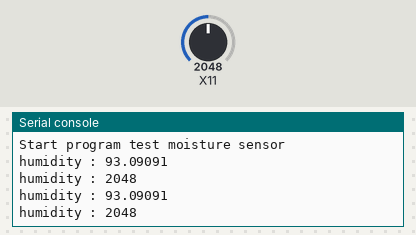
Recording of a program running on a simulated pyboard running MicroPython. On the bench: the last lines printed to the serial console. The test bench sets the inputs (shaded band); at power-on: X11 = 2048 (analog values on the 0–4095 scale).

Above: at 1.2 s.
1.3 s: X11 set to 2240
At 2.4 s:
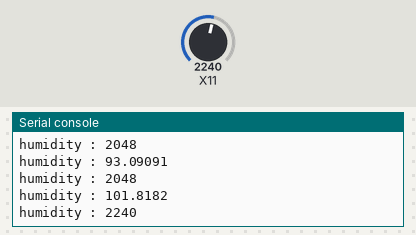
2.8 s: X11 set to 2160
At 3.8 s:
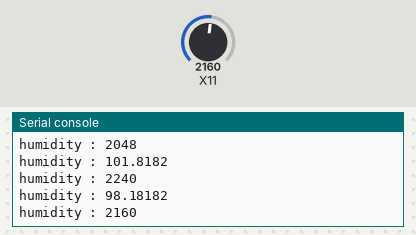
Timing chart, 0 to 5.8 s (numbered marks = the images above; inputs shaded):
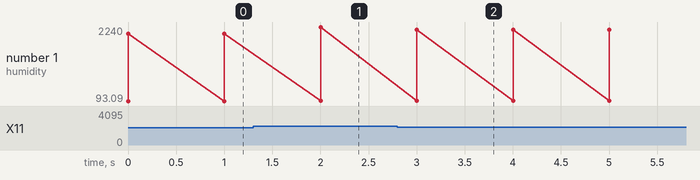

Measured:
- after the input at 1.3 s, the serial console: prints a new line after 0.70 s (image 1)
- after the input at 2.8 s, the serial console: prints a new line after 0.20 s (image 2)
- plotted number 1: 2048 → 2240 after the input at 1.3 s, 2240 → 2160 after the input at 2.8 s

The program:

main.py
```python
__author__ = "Christophe AUBERT"
__copyright__ = "Copyright 2016"
__credits__ = ["Christophe AUBERT"]
__license__ = "MIT"
__version__ = "1.0.1"
__maintainer__ = "Christophe AUBERT"
__status__ = "development"

import pyb
from MoistureSensor import MoistureSensor

print("Start program test moisture sensor")

sensor = MoistureSensor()

while True:
    print("humidity : " + str(sensor.measure()))
    print("humidity : " + str(sensor.rawMeasure()))
    pyb.delay(1000)
```

MoistureSensor.py
```python
__author__ = "Christophe AUBERT"
__copyright__ = "Copyright 2016"
__credits__ = ["Christophe AUBERT"]
__license__ = "MIT"
__version__ = "1.0.1"
__maintainer__ = "Christophe AUBERT"
__status__ = "development"

import pyb

# TODO seuil arbitraire
SEUIL = 2200

class MoistureSensor:
    def __init__(self, pinADC="X11"):
        self.pin = pyb.ADC(pinADC)

    def rawMeasure(self):
        """
        Renvoi la mesure brute du capteur
        :return: renvoie un int entre 0, et le seuil
        """
        return self.pin.read()

    def measure(self):
        """
        fonction qui prend la mesure du capteur la stocke en memoire et la retourne en pourcentage
        :return: float entre 0.0 et 100.0
        """
        return self.pin.read() * 100 / SEUIL
```
